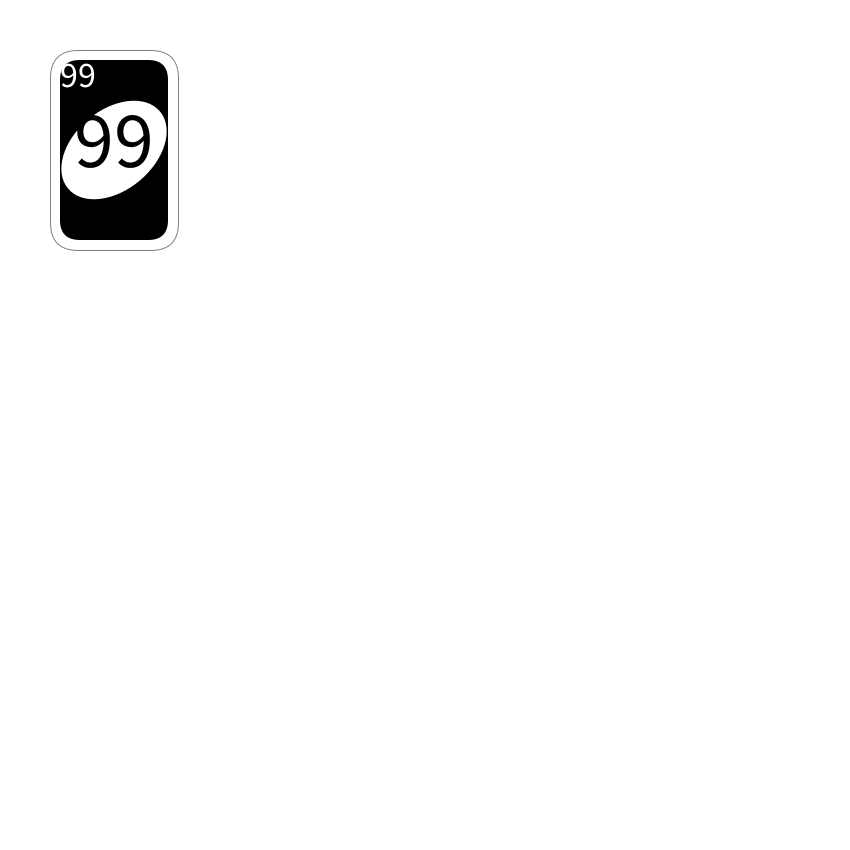
Frame 1 (no input)
Frame 60 (the mouse pressed at the canvas centre just before this capture): identical to frame 1, image omitted
Frame 120 (the mouse held since frame 60 and released just before this capture): identical to frame 1, image omitted

The Processing sketch that drew this single still picture (run headless with seeded random() and noise(); from frame 60 on, the mouse is pressed at the canvas centre):

// Processing sketch: week04_10_UNO_pull_4people_get_card
// ── week04_10_UNO_pull_4people_get_card.pde
void setup()
{
  size(850, 850);
  myShuffle();
}
void myShuffle()
{
  for(int i=0; i<8; i++)
  {
    for(int j=0; j<11; j++)
    {
      cardN[i*11+j] = j;
      cardC[i*11+j] = C[i%4];
    }
  }
  for(int i=0; i<1000; i++)
  {
    int a = int(random(88)), b = int(random(88));
    int temp = cardN[a];
    cardN[a] = cardN[b];
    cardN[b] = temp;
    temp = cardC[a];
    cardC[a] = cardC[b];
    cardC[b] = temp;
  }
}
//int [][] card = new int [8][11];
int [] cardN = new int [88]; // card number
int [] cardC = new int [88]; // card color
color []  C = {#FF5555, #FFAA00, #55AA55, #5555FF};
void draw()
{
  background(255);
  if(mousePressed && mouseButton==RIGHT) //cheat key
  {
    for(int i=0; i<8; i++)
    {
      for(int j=0; j<11; j++)
      {
        //drawCard(j*32, i*50, C[i%4], j);
        drawCard(j*32, i*50, cardC[i*11+j], cardN[i*11+j], 32);
      }
    }
  }
  else drawCard(50, 50, #000000, 99 ,128); //牌堆
  for(int i=0; i<myCard; i++ )
  {
    if(i%4==0) drawCard(430+    40*i/4, 50, cardC[i], cardN[i], 128);
    if(i%4==1) drawCard(630-40 +40*i/4, 350, cardC[i], cardN[i], 128);
    if(i%4==2) drawCard(430-80 +40*i/4, 650, cardC[i], cardN[i], 128);
    if(i%4==3) drawCard(230-120+40*i/4, 350, cardC[i], cardN[i], 128);
  }
}
int myCard = 0;
void mousePressed()
{
  if (mouseButton==LEFT) myCard++;
}
void drawCard(int x, int y, color c, int n, int w)
{
  float s = w/32.0; //scale size
  stroke(128);
  fill(255);
  rect(x, y, 32*s, 50*s, 7*s); //7是弧度。
  noStroke();
  fill(c);
  rect(x+2.5*s, y+2.5*s, 32*s-5*s, 50*s-5*s, 5*s); //4是弧度。
  
  pushMatrix();
  fill(255);
  translate(x+16*s, y+25*s);
  rotate(radians(50));
  ellipse(0, 0, 20*s, 30*s);
  popMatrix();
  
  textSize(9*s);
  textAlign(CENTER, CENTER);
  text(""+n, x+7*s, y+6*s);
  
  textSize(20*s);
  fill(c);
  text(""+n, x+16*s, y+22*s);
}
